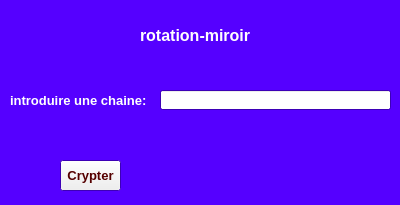
<?xml version="1.0" encoding="UTF-8"?>
<ui version="4.0">
 <class>Form</class>
 <widget class="QWidget" name="Form">
  <property name="geometry">
   <rect>
    <x>0</x>
    <y>0</y>
    <width>400</width>
    <height>205</height>
   </rect>
  </property>
  <property name="palette">
   <palette>
    <active>
     <colorrole role="Base">
      <brush brushstyle="SolidPattern">
       <color alpha="255">
        <red>255</red>
        <green>255</green>
        <blue>255</blue>
       </color>
      </brush>
     </colorrole>
     <colorrole role="Window">
      <brush brushstyle="SolidPattern">
       <color alpha="255">
        <red>85</red>
        <green>0</green>
        <blue>255</blue>
       </color>
      </brush>
     </colorrole>
    </active>
    <inactive>
     <colorrole role="Base">
      <brush brushstyle="SolidPattern">
       <color alpha="255">
        <red>255</red>
        <green>255</green>
        <blue>255</blue>
       </color>
      </brush>
     </colorrole>
     <colorrole role="Window">
      <brush brushstyle="SolidPattern">
       <color alpha="255">
        <red>85</red>
        <green>0</green>
        <blue>255</blue>
       </color>
      </brush>
     </colorrole>
    </inactive>
    <disabled>
     <colorrole role="Base">
      <brush brushstyle="SolidPattern">
       <color alpha="255">
        <red>85</red>
        <green>0</green>
        <blue>255</blue>
       </color>
      </brush>
     </colorrole>
     <colorrole role="Window">
      <brush brushstyle="SolidPattern">
       <color alpha="255">
        <red>85</red>
        <green>0</green>
        <blue>255</blue>
       </color>
      </brush>
     </colorrole>
    </disabled>
   </palette>
  </property>
  <property name="windowTitle">
   <string>Form</string>
  </property>
  <widget class="QPushButton" name="btn">
   <property name="geometry">
    <rect>
     <x>60</x>
     <y>160</y>
     <width>61</width>
     <height>31</height>
    </rect>
   </property>
   <property name="palette">
    <palette>
     <active>
      <colorrole role="WindowText">
       <brush brushstyle="SolidPattern">
        <color alpha="255">
         <red>85</red>
         <green>85</green>
         <blue>255</blue>
        </color>
       </brush>
      </colorrole>
      <colorrole role="ButtonText">
       <brush brushstyle="SolidPattern">
        <color alpha="255">
         <red>85</red>
         <green>0</green>
         <blue>0</blue>
        </color>
       </brush>
      </colorrole>
     </active>
     <inactive>
      <colorrole role="WindowText">
       <brush brushstyle="SolidPattern">
        <color alpha="255">
         <red>85</red>
         <green>85</green>
         <blue>255</blue>
        </color>
       </brush>
      </colorrole>
      <colorrole role="ButtonText">
       <brush brushstyle="SolidPattern">
        <color alpha="255">
         <red>85</red>
         <green>0</green>
         <blue>0</blue>
        </color>
       </brush>
      </colorrole>
     </inactive>
     <disabled>
      <colorrole role="WindowText">
       <brush brushstyle="SolidPattern">
        <color alpha="255">
         <red>120</red>
         <green>120</green>
         <blue>120</blue>
        </color>
       </brush>
      </colorrole>
      <colorrole role="ButtonText">
       <brush brushstyle="SolidPattern">
        <color alpha="255">
         <red>120</red>
         <green>120</green>
         <blue>120</blue>
        </color>
       </brush>
      </colorrole>
     </disabled>
    </palette>
   </property>
   <property name="font">
    <font>
     <pointsize>10</pointsize>
     <weight>75</weight>
     <bold>true</bold>
    </font>
   </property>
   <property name="text">
    <string>Crypter</string>
   </property>
  </widget>
  <widget class="QLineEdit" name="texte">
   <property name="geometry">
    <rect>
     <x>160</x>
     <y>90</y>
     <width>231</width>
     <height>20</height>
    </rect>
   </property>
  </widget>
  <widget class="QLabel" name="label">
   <property name="geometry">
    <rect>
     <x>140</x>
     <y>10</y>
     <width>121</width>
     <height>51</height>
    </rect>
   </property>
   <property name="palette">
    <palette>
     <active>
      <colorrole role="WindowText">
       <brush brushstyle="SolidPattern">
        <color alpha="255">
         <red>255</red>
         <green>255</green>
         <blue>255</blue>
        </color>
       </brush>
      </colorrole>
     </active>
     <inactive>
      <colorrole role="WindowText">
       <brush brushstyle="SolidPattern">
        <color alpha="255">
         <red>255</red>
         <green>255</green>
         <blue>255</blue>
        </color>
       </brush>
      </colorrole>
     </inactive>
     <disabled>
      <colorrole role="WindowText">
       <brush brushstyle="SolidPattern">
        <color alpha="255">
         <red>120</red>
         <green>120</green>
         <blue>120</blue>
        </color>
       </brush>
      </colorrole>
     </disabled>
    </palette>
   </property>
   <property name="font">
    <font>
     <pointsize>12</pointsize>
     <weight>75</weight>
     <bold>true</bold>
    </font>
   </property>
   <property name="text">
    <string>rotation-miroir</string>
   </property>
  </widget>
  <widget class="QLabel" name="label_2">
   <property name="geometry">
    <rect>
     <x>10</x>
     <y>90</y>
     <width>151</width>
     <height>21</height>
    </rect>
   </property>
   <property name="palette">
    <palette>
     <active>
      <colorrole role="WindowText">
       <brush brushstyle="SolidPattern">
        <color alpha="255">
         <red>255</red>
         <green>255</green>
         <blue>255</blue>
        </color>
       </brush>
      </colorrole>
     </active>
     <inactive>
      <colorrole role="WindowText">
       <brush brushstyle="SolidPattern">
        <color alpha="255">
         <red>255</red>
         <green>255</green>
         <blue>255</blue>
        </color>
       </brush>
      </colorrole>
     </inactive>
     <disabled>
      <colorrole role="WindowText">
       <brush brushstyle="SolidPattern">
        <color alpha="255">
         <red>120</red>
         <green>120</green>
         <blue>120</blue>
        </color>
       </brush>
      </colorrole>
     </disabled>
    </palette>
   </property>
   <property name="font">
    <font>
     <pointsize>10</pointsize>
     <weight>75</weight>
     <bold>true</bold>
    </font>
   </property>
   <property name="text">
    <string>introduire une chaine:</string>
   </property>
  </widget>
  <widget class="QLabel" name="res">
   <property name="geometry">
    <rect>
     <x>160</x>
     <y>130</y>
     <width>231</width>
     <height>21</height>
    </rect>
   </property>
   <property name="palette">
    <palette>
     <active>
      <colorrole role="WindowText">
       <brush brushstyle="SolidPattern">
        <color alpha="255">
         <red>255</red>
         <green>255</green>
         <blue>255</blue>
        </color>
       </brush>
      </colorrole>
      <colorrole role="Base">
       <brush brushstyle="SolidPattern">
        <color alpha="255">
         <red>255</red>
         <green>255</green>
         <blue>255</blue>
        </color>
       </brush>
      </colorrole>
      <colorrole role="Window">
       <brush brushstyle="SolidPattern">
        <color alpha="255">
         <red>85</red>
         <green>0</green>
         <blue>255</blue>
        </color>
       </brush>
      </colorrole>
     </active>
     <inactive>
      <colorrole role="WindowText">
       <brush brushstyle="SolidPattern">
        <color alpha="255">
         <red>255</red>
         <green>255</green>
         <blue>255</blue>
        </color>
       </brush>
      </colorrole>
      <colorrole role="Base">
       <brush brushstyle="SolidPattern">
        <color alpha="255">
         <red>255</red>
         <green>255</green>
         <blue>255</blue>
        </color>
       </brush>
      </colorrole>
      <colorrole role="Window">
       <brush brushstyle="SolidPattern">
        <color alpha="255">
         <red>85</red>
         <green>0</green>
         <blue>255</blue>
        </color>
       </brush>
      </colorrole>
     </inactive>
     <disabled>
      <colorrole role="WindowText">
       <brush brushstyle="SolidPattern">
        <color alpha="255">
         <red>120</red>
         <green>120</green>
         <blue>120</blue>
        </color>
       </brush>
      </colorrole>
      <colorrole role="Base">
       <brush brushstyle="SolidPattern">
        <color alpha="255">
         <red>85</red>
         <green>0</green>
         <blue>255</blue>
        </color>
       </brush>
      </colorrole>
      <colorrole role="Window">
       <brush brushstyle="SolidPattern">
        <color alpha="255">
         <red>85</red>
         <green>0</green>
         <blue>255</blue>
        </color>
       </brush>
      </colorrole>
     </disabled>
    </palette>
   </property>
   <property name="font">
    <font>
     <pointsize>7</pointsize>
     <weight>75</weight>
     <bold>true</bold>
    </font>
   </property>
   <property name="text">
    <string/>
   </property>
   <property name="alignment">
    <set>Qt::AlignLeading|Qt::AlignLeft|Qt::AlignVCenter</set>
   </property>
  </widget>
 </widget>
 <resources/>
 <connections/>
</ui>
